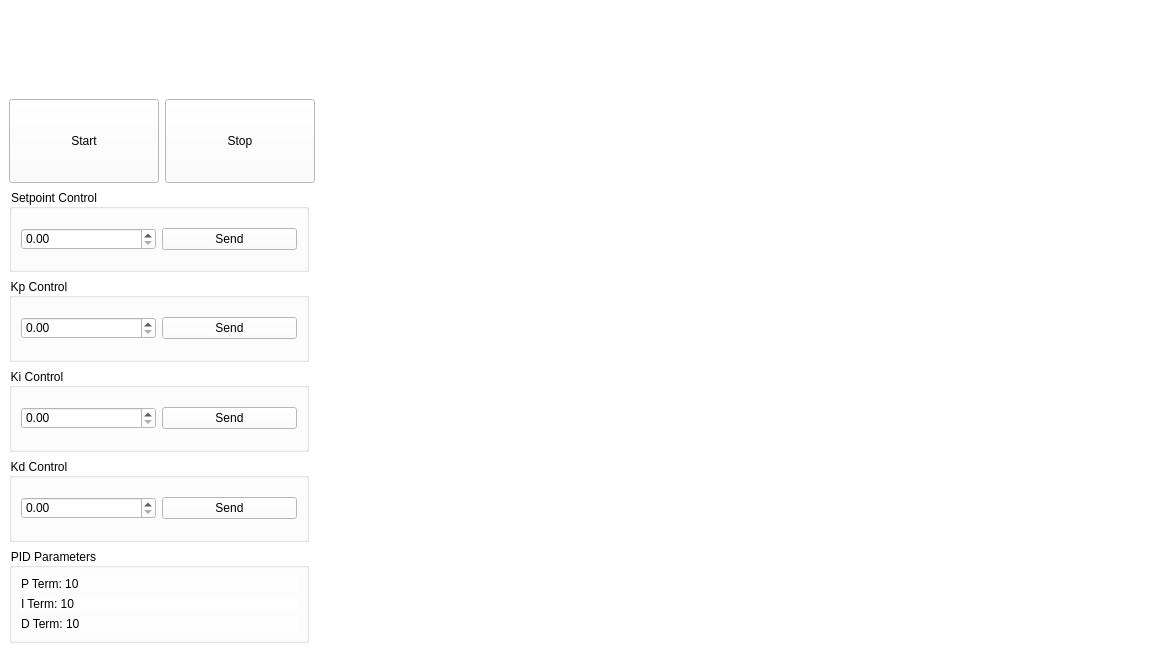
<?xml version="1.0" encoding="UTF-8"?>
<ui version="4.0">
 <author>Vedant Paranjape</author>
 <class>MainWindow</class>
 <widget class="QMainWindow" name="MainWindow">
  <property name="geometry">
   <rect>
    <x>0</x>
    <y>0</y>
    <width>1155</width>
    <height>652</height>
   </rect>
  </property>
  <property name="windowTitle">
   <string>PID Tuner</string>
  </property>
  <property name="autoFillBackground">
   <bool>false</bool>
  </property>
  <property name="styleSheet">
   <string notr="true">background-color: rgb(255, 255, 255);</string>
  </property>
  <property name="unifiedTitleAndToolBarOnMac">
   <bool>false</bool>
  </property>
  <widget class="QWidget" name="centralwidget">
   <layout class="QGridLayout" name="gridLayout_5">
    <item row="0" column="4" rowspan="4" colspan="2">
     <widget class="PlotWidget" name="PlotWidgetUpRight" native="true">
      <widget class="QLabel" name="GraphicViewUpRightLabel">
       <property name="geometry">
        <rect>
         <x>150</x>
         <y>0</y>
         <width>81</width>
         <height>19</height>
        </rect>
       </property>
       <property name="styleSheet">
        <string notr="true">color: rgb(252, 233, 79);</string>
       </property>
       <property name="text">
        <string>&lt;html&gt;&lt;head/&gt;&lt;body&gt;&lt;p&gt;&lt;span style=&quot; color:#ffffff;&quot;&gt;Error Plot&lt;/span&gt;&lt;/p&gt;&lt;/body&gt;&lt;/html&gt;</string>
       </property>
      </widget>
     </widget>
    </item>
    <item row="5" column="0" colspan="2">
     <widget class="QGroupBox" name="KdBox">
      <property name="maximumSize">
       <size>
        <width>300</width>
        <height>300</height>
       </size>
      </property>
      <property name="title">
       <string>Kd Control</string>
      </property>
      <layout class="QGridLayout" name="gridLayout_4">
       <item row="0" column="0">
        <widget class="QDoubleSpinBox" name="KdSpinBox"/>
       </item>
       <item row="0" column="1">
        <widget class="QPushButton" name="KdSendButton">
         <property name="text">
          <string>Send</string>
         </property>
        </widget>
       </item>
      </layout>
     </widget>
    </item>
    <item row="1" column="1">
     <widget class="QPushButton" name="StopButton">
      <property name="maximumSize">
       <size>
        <width>150</width>
        <height>150</height>
       </size>
      </property>
      <property name="text">
       <string>Stop</string>
      </property>
     </widget>
    </item>
    <item row="0" column="2" rowspan="4" colspan="2">
     <widget class="PlotWidget" name="PlotWidgetUpLeft" native="true">
      <widget class="QLabel" name="GraphicViewUpLeftLabel">
       <property name="geometry">
        <rect>
         <x>130</x>
         <y>0</y>
         <width>101</width>
         <height>19</height>
        </rect>
       </property>
       <property name="palette">
        <palette>
         <active>
          <colorrole role="WindowText">
           <brush brushstyle="SolidPattern">
            <color alpha="255">
             <red>252</red>
             <green>233</green>
             <blue>79</blue>
            </color>
           </brush>
          </colorrole>
          <colorrole role="Button">
           <brush brushstyle="SolidPattern">
            <color alpha="255">
             <red>255</red>
             <green>255</green>
             <blue>255</blue>
            </color>
           </brush>
          </colorrole>
          <colorrole role="Light">
           <brush brushstyle="SolidPattern">
            <color alpha="255">
             <red>255</red>
             <green>255</green>
             <blue>255</blue>
            </color>
           </brush>
          </colorrole>
          <colorrole role="Midlight">
           <brush brushstyle="SolidPattern">
            <color alpha="255">
             <red>255</red>
             <green>255</green>
             <blue>255</blue>
            </color>
           </brush>
          </colorrole>
          <colorrole role="Dark">
           <brush brushstyle="SolidPattern">
            <color alpha="255">
             <red>127</red>
             <green>127</green>
             <blue>127</blue>
            </color>
           </brush>
          </colorrole>
          <colorrole role="Mid">
           <brush brushstyle="SolidPattern">
            <color alpha="255">
             <red>170</red>
             <green>170</green>
             <blue>170</blue>
            </color>
           </brush>
          </colorrole>
          <colorrole role="Text">
           <brush brushstyle="SolidPattern">
            <color alpha="255">
             <red>252</red>
             <green>233</green>
             <blue>79</blue>
            </color>
           </brush>
          </colorrole>
          <colorrole role="BrightText">
           <brush brushstyle="SolidPattern">
            <color alpha="255">
             <red>255</red>
             <green>255</green>
             <blue>255</blue>
            </color>
           </brush>
          </colorrole>
          <colorrole role="ButtonText">
           <brush brushstyle="SolidPattern">
            <color alpha="255">
             <red>252</red>
             <green>233</green>
             <blue>79</blue>
            </color>
           </brush>
          </colorrole>
          <colorrole role="Base">
           <brush brushstyle="SolidPattern">
            <color alpha="255">
             <red>255</red>
             <green>255</green>
             <blue>255</blue>
            </color>
           </brush>
          </colorrole>
          <colorrole role="Window">
           <brush brushstyle="SolidPattern">
            <color alpha="255">
             <red>255</red>
             <green>255</green>
             <blue>255</blue>
            </color>
           </brush>
          </colorrole>
          <colorrole role="Shadow">
           <brush brushstyle="SolidPattern">
            <color alpha="255">
             <red>0</red>
             <green>0</green>
             <blue>0</blue>
            </color>
           </brush>
          </colorrole>
          <colorrole role="AlternateBase">
           <brush brushstyle="SolidPattern">
            <color alpha="255">
             <red>255</red>
             <green>255</green>
             <blue>255</blue>
            </color>
           </brush>
          </colorrole>
          <colorrole role="ToolTipBase">
           <brush brushstyle="SolidPattern">
            <color alpha="255">
             <red>255</red>
             <green>255</green>
             <blue>220</blue>
            </color>
           </brush>
          </colorrole>
          <colorrole role="ToolTipText">
           <brush brushstyle="SolidPattern">
            <color alpha="255">
             <red>0</red>
             <green>0</green>
             <blue>0</blue>
            </color>
           </brush>
          </colorrole>
          <colorrole role="PlaceholderText">
           <brush brushstyle="NoBrush">
            <color alpha="128">
             <red>252</red>
             <green>233</green>
             <blue>79</blue>
            </color>
           </brush>
          </colorrole>
         </active>
         <inactive>
          <colorrole role="WindowText">
           <brush brushstyle="SolidPattern">
            <color alpha="255">
             <red>252</red>
             <green>233</green>
             <blue>79</blue>
            </color>
           </brush>
          </colorrole>
          <colorrole role="Button">
           <brush brushstyle="SolidPattern">
            <color alpha="255">
             <red>255</red>
             <green>255</green>
             <blue>255</blue>
            </color>
           </brush>
          </colorrole>
          <colorrole role="Light">
           <brush brushstyle="SolidPattern">
            <color alpha="255">
             <red>255</red>
             <green>255</green>
             <blue>255</blue>
            </color>
           </brush>
          </colorrole>
          <colorrole role="Midlight">
           <brush brushstyle="SolidPattern">
            <color alpha="255">
             <red>255</red>
             <green>255</green>
             <blue>255</blue>
            </color>
           </brush>
          </colorrole>
          <colorrole role="Dark">
           <brush brushstyle="SolidPattern">
            <color alpha="255">
             <red>127</red>
             <green>127</green>
             <blue>127</blue>
            </color>
           </brush>
          </colorrole>
          <colorrole role="Mid">
           <brush brushstyle="SolidPattern">
            <color alpha="255">
             <red>170</red>
             <green>170</green>
             <blue>170</blue>
            </color>
           </brush>
          </colorrole>
          <colorrole role="Text">
           <brush brushstyle="SolidPattern">
            <color alpha="255">
             <red>252</red>
             <green>233</green>
             <blue>79</blue>
            </color>
           </brush>
          </colorrole>
          <colorrole role="BrightText">
           <brush brushstyle="SolidPattern">
            <color alpha="255">
             <red>255</red>
             <green>255</green>
             <blue>255</blue>
            </color>
           </brush>
          </colorrole>
          <colorrole role="ButtonText">
           <brush brushstyle="SolidPattern">
            <color alpha="255">
             <red>252</red>
             <green>233</green>
             <blue>79</blue>
            </color>
           </brush>
          </colorrole>
          <colorrole role="Base">
           <brush brushstyle="SolidPattern">
            <color alpha="255">
             <red>255</red>
             <green>255</green>
             <blue>255</blue>
            </color>
           </brush>
          </colorrole>
          <colorrole role="Window">
           <brush brushstyle="SolidPattern">
            <color alpha="255">
             <red>255</red>
             <green>255</green>
             <blue>255</blue>
            </color>
           </brush>
          </colorrole>
          <colorrole role="Shadow">
           <brush brushstyle="SolidPattern">
            <color alpha="255">
             <red>0</red>
             <green>0</green>
             <blue>0</blue>
            </color>
           </brush>
          </colorrole>
          <colorrole role="AlternateBase">
           <brush brushstyle="SolidPattern">
            <color alpha="255">
             <red>255</red>
             <green>255</green>
             <blue>255</blue>
            </color>
           </brush>
          </colorrole>
          <colorrole role="ToolTipBase">
           <brush brushstyle="SolidPattern">
            <color alpha="255">
             <red>255</red>
             <green>255</green>
             <blue>220</blue>
            </color>
           </brush>
          </colorrole>
          <colorrole role="ToolTipText">
           <brush brushstyle="SolidPattern">
            <color alpha="255">
             <red>0</red>
             <green>0</green>
             <blue>0</blue>
            </color>
           </brush>
          </colorrole>
          <colorrole role="PlaceholderText">
           <brush brushstyle="NoBrush">
            <color alpha="128">
             <red>252</red>
             <green>233</green>
             <blue>79</blue>
            </color>
           </brush>
          </colorrole>
         </inactive>
         <disabled>
          <colorrole role="WindowText">
           <brush brushstyle="SolidPattern">
            <color alpha="255">
             <red>252</red>
             <green>233</green>
             <blue>79</blue>
            </color>
           </brush>
          </colorrole>
          <colorrole role="Button">
           <brush brushstyle="SolidPattern">
            <color alpha="255">
             <red>255</red>
             <green>255</green>
             <blue>255</blue>
            </color>
           </brush>
          </colorrole>
          <colorrole role="Light">
           <brush brushstyle="SolidPattern">
            <color alpha="255">
             <red>255</red>
             <green>255</green>
             <blue>255</blue>
            </color>
           </brush>
          </colorrole>
          <colorrole role="Midlight">
           <brush brushstyle="SolidPattern">
            <color alpha="255">
             <red>255</red>
             <green>255</green>
             <blue>255</blue>
            </color>
           </brush>
          </colorrole>
          <colorrole role="Dark">
           <brush brushstyle="SolidPattern">
            <color alpha="255">
             <red>127</red>
             <green>127</green>
             <blue>127</blue>
            </color>
           </brush>
          </colorrole>
          <colorrole role="Mid">
           <brush brushstyle="SolidPattern">
            <color alpha="255">
             <red>170</red>
             <green>170</green>
             <blue>170</blue>
            </color>
           </brush>
          </colorrole>
          <colorrole role="Text">
           <brush brushstyle="SolidPattern">
            <color alpha="255">
             <red>252</red>
             <green>233</green>
             <blue>79</blue>
            </color>
           </brush>
          </colorrole>
          <colorrole role="BrightText">
           <brush brushstyle="SolidPattern">
            <color alpha="255">
             <red>255</red>
             <green>255</green>
             <blue>255</blue>
            </color>
           </brush>
          </colorrole>
          <colorrole role="ButtonText">
           <brush brushstyle="SolidPattern">
            <color alpha="255">
             <red>252</red>
             <green>233</green>
             <blue>79</blue>
            </color>
           </brush>
          </colorrole>
          <colorrole role="Base">
           <brush brushstyle="SolidPattern">
            <color alpha="255">
             <red>255</red>
             <green>255</green>
             <blue>255</blue>
            </color>
           </brush>
          </colorrole>
          <colorrole role="Window">
           <brush brushstyle="SolidPattern">
            <color alpha="255">
             <red>255</red>
             <green>255</green>
             <blue>255</blue>
            </color>
           </brush>
          </colorrole>
          <colorrole role="Shadow">
           <brush brushstyle="SolidPattern">
            <color alpha="255">
             <red>0</red>
             <green>0</green>
             <blue>0</blue>
            </color>
           </brush>
          </colorrole>
          <colorrole role="AlternateBase">
           <brush brushstyle="SolidPattern">
            <color alpha="255">
             <red>255</red>
             <green>255</green>
             <blue>255</blue>
            </color>
           </brush>
          </colorrole>
          <colorrole role="ToolTipBase">
           <brush brushstyle="SolidPattern">
            <color alpha="255">
             <red>255</red>
             <green>255</green>
             <blue>220</blue>
            </color>
           </brush>
          </colorrole>
          <colorrole role="ToolTipText">
           <brush brushstyle="SolidPattern">
            <color alpha="255">
             <red>0</red>
             <green>0</green>
             <blue>0</blue>
            </color>
           </brush>
          </colorrole>
          <colorrole role="PlaceholderText">
           <brush brushstyle="NoBrush">
            <color alpha="128">
             <red>252</red>
             <green>233</green>
             <blue>79</blue>
            </color>
           </brush>
          </colorrole>
         </disabled>
        </palette>
       </property>
       <property name="styleSheet">
        <string notr="true">color: rgb(252, 233, 79);</string>
       </property>
       <property name="text">
        <string>&lt;html&gt;&lt;head/&gt;&lt;body&gt;&lt;p&gt;&lt;span style=&quot; color:#ffffff;&quot;&gt;Current Plot&lt;/span&gt;&lt;/p&gt;&lt;/body&gt;&lt;/html&gt;</string>
       </property>
      </widget>
     </widget>
    </item>
    <item row="4" column="0" colspan="2">
     <widget class="QGroupBox" name="KiBox">
      <property name="maximumSize">
       <size>
        <width>300</width>
        <height>300</height>
       </size>
      </property>
      <property name="title">
       <string>Ki Control</string>
      </property>
      <layout class="QGridLayout" name="gridLayout_3">
       <item row="0" column="0">
        <widget class="QDoubleSpinBox" name="KiSpinBox"/>
       </item>
       <item row="0" column="1">
        <widget class="QPushButton" name="KiSendButton">
         <property name="text">
          <string>Send</string>
         </property>
        </widget>
       </item>
      </layout>
     </widget>
    </item>
    <item row="3" column="0" colspan="2">
     <widget class="QGroupBox" name="KpBox">
      <property name="maximumSize">
       <size>
        <width>300</width>
        <height>300</height>
       </size>
      </property>
      <property name="title">
       <string>Kp Control</string>
      </property>
      <layout class="QGridLayout" name="gridLayout_2">
       <item row="0" column="1">
        <widget class="QPushButton" name="KpSendButton">
         <property name="text">
          <string>Send</string>
         </property>
        </widget>
       </item>
       <item row="0" column="0">
        <widget class="QDoubleSpinBox" name="KpSpinBox"/>
       </item>
      </layout>
     </widget>
    </item>
    <item row="4" column="2" rowspan="3">
     <widget class="PlotWidget" name="PlotWidgetBottomLeft" native="true">
      <widget class="QLabel" name="GraphicViewBottomLeftLabel">
       <property name="geometry">
        <rect>
         <x>30</x>
         <y>0</y>
         <width>95</width>
         <height>21</height>
        </rect>
       </property>
       <property name="styleSheet">
        <string notr="true">color: rgb(252, 233, 79);</string>
       </property>
       <property name="text">
        <string>&lt;html&gt;&lt;head/&gt;&lt;body&gt;&lt;p&gt;&lt;span style=&quot; color:#ffffff;&quot;&gt;P Term Plot&lt;/span&gt;&lt;/p&gt;&lt;/body&gt;&lt;/html&gt;</string>
       </property>
      </widget>
     </widget>
    </item>
    <item row="4" column="5" rowspan="3">
     <widget class="PlotWidget" name="PlotWidgetBottomRight" native="true">
      <widget class="QLabel" name="GraphicViewBottomRightLabel">
       <property name="geometry">
        <rect>
         <x>60</x>
         <y>0</y>
         <width>101</width>
         <height>19</height>
        </rect>
       </property>
       <property name="styleSheet">
        <string notr="true">color: rgb(252, 233, 79);</string>
       </property>
       <property name="text">
        <string>&lt;html&gt;&lt;head/&gt;&lt;body&gt;&lt;p&gt;&lt;span style=&quot; color:#ffffff;&quot;&gt;D Term Plot&lt;/span&gt;&lt;/p&gt;&lt;/body&gt;&lt;/html&gt;</string>
       </property>
      </widget>
     </widget>
    </item>
    <item row="6" column="0" colspan="2">
     <widget class="QGroupBox" name="PIDParametersBox">
      <property name="maximumSize">
       <size>
        <width>300</width>
        <height>300</height>
       </size>
      </property>
      <property name="title">
       <string>PID Parameters</string>
      </property>
      <layout class="QGridLayout" name="gridLayout_6">
       <item row="0" column="0">
        <widget class="QLabel" name="KpLabel">
         <property name="text">
          <string>P Term: 10</string>
         </property>
        </widget>
       </item>
       <item row="1" column="0">
        <widget class="QLabel" name="KiLabel">
         <property name="text">
          <string>I Term: 10</string>
         </property>
        </widget>
       </item>
       <item row="2" column="0">
        <widget class="QLabel" name="KdLabel">
         <property name="text">
          <string>D Term: 10</string>
         </property>
        </widget>
       </item>
      </layout>
     </widget>
    </item>
    <item row="2" column="0" colspan="2">
     <widget class="QGroupBox" name="SetPointBox">
      <property name="maximumSize">
       <size>
        <width>300</width>
        <height>300</height>
       </size>
      </property>
      <property name="title">
       <string>Setpoint Control</string>
      </property>
      <layout class="QGridLayout" name="gridLayout">
       <item row="0" column="1">
        <widget class="QPushButton" name="SetPointSendButton">
         <property name="text">
          <string>Send</string>
         </property>
        </widget>
       </item>
       <item row="0" column="0">
        <widget class="QDoubleSpinBox" name="SetPointSpinBox"/>
       </item>
      </layout>
     </widget>
    </item>
    <item row="1" column="0">
     <widget class="QPushButton" name="StartButton">
      <property name="maximumSize">
       <size>
        <width>150</width>
        <height>150</height>
       </size>
      </property>
      <property name="text">
       <string>Start</string>
      </property>
     </widget>
    </item>
    <item row="4" column="3" rowspan="3" colspan="2">
     <widget class="PlotWidget" name="PlotWidgetBottomCenter" native="true">
      <widget class="QLabel" name="GraphicViewBottomCenterLabel">
       <property name="geometry">
        <rect>
         <x>150</x>
         <y>0</y>
         <width>91</width>
         <height>19</height>
        </rect>
       </property>
       <property name="styleSheet">
        <string notr="true">color: rgb(252, 233, 79);</string>
       </property>
       <property name="text">
        <string>&lt;html&gt;&lt;head/&gt;&lt;body&gt;&lt;p&gt;&lt;span style=&quot; color:#ffffff;&quot;&gt;I Term Plot&lt;/span&gt;&lt;/p&gt;&lt;/body&gt;&lt;/html&gt;</string>
       </property>
      </widget>
     </widget>
    </item>
    <item row="0" column="0" colspan="2" alignment="Qt::AlignHCenter">
     <widget class="QLabel" name="label">
      <property name="maximumSize">
       <size>
        <width>300</width>
        <height>300</height>
       </size>
      </property>
      <property name="text">
       <string>&lt;html&gt;&lt;head/&gt;&lt;body&gt;&lt;p&gt;&lt;img src=&quot;:/SRA LOGO/sra.png&quot;/&gt;&lt;/p&gt;&lt;/body&gt;&lt;/html&gt;</string>
      </property>
     </widget>
    </item>
   </layout>
   <zorder>PlotWidgetBottomRight</zorder>
   <zorder>PlotWidgetBottomCenter</zorder>
   <zorder>PlotWidgetBottomLeft</zorder>
   <zorder>PlotWidgetUpRight</zorder>
   <zorder>PlotWidgetUpLeft</zorder>
   <zorder>KiBox</zorder>
   <zorder>KdBox</zorder>
   <zorder>PIDParametersBox</zorder>
   <zorder>KpBox</zorder>
   <zorder>SetPointBox</zorder>
   <zorder>StartButton</zorder>
   <zorder>StopButton</zorder>
   <zorder>label</zorder>
  </widget>
 </widget>
 <customwidgets>
  <customwidget>
   <class>PlotWidget</class>
   <extends>QWidget</extends>
   <header>pyqtgraph</header>
   <container>1</container>
  </customwidget>
 </customwidgets>
 <resources>
  <include location="pid_plotter_res.qrc"/>
 </resources>
 <connections/>
</ui>
